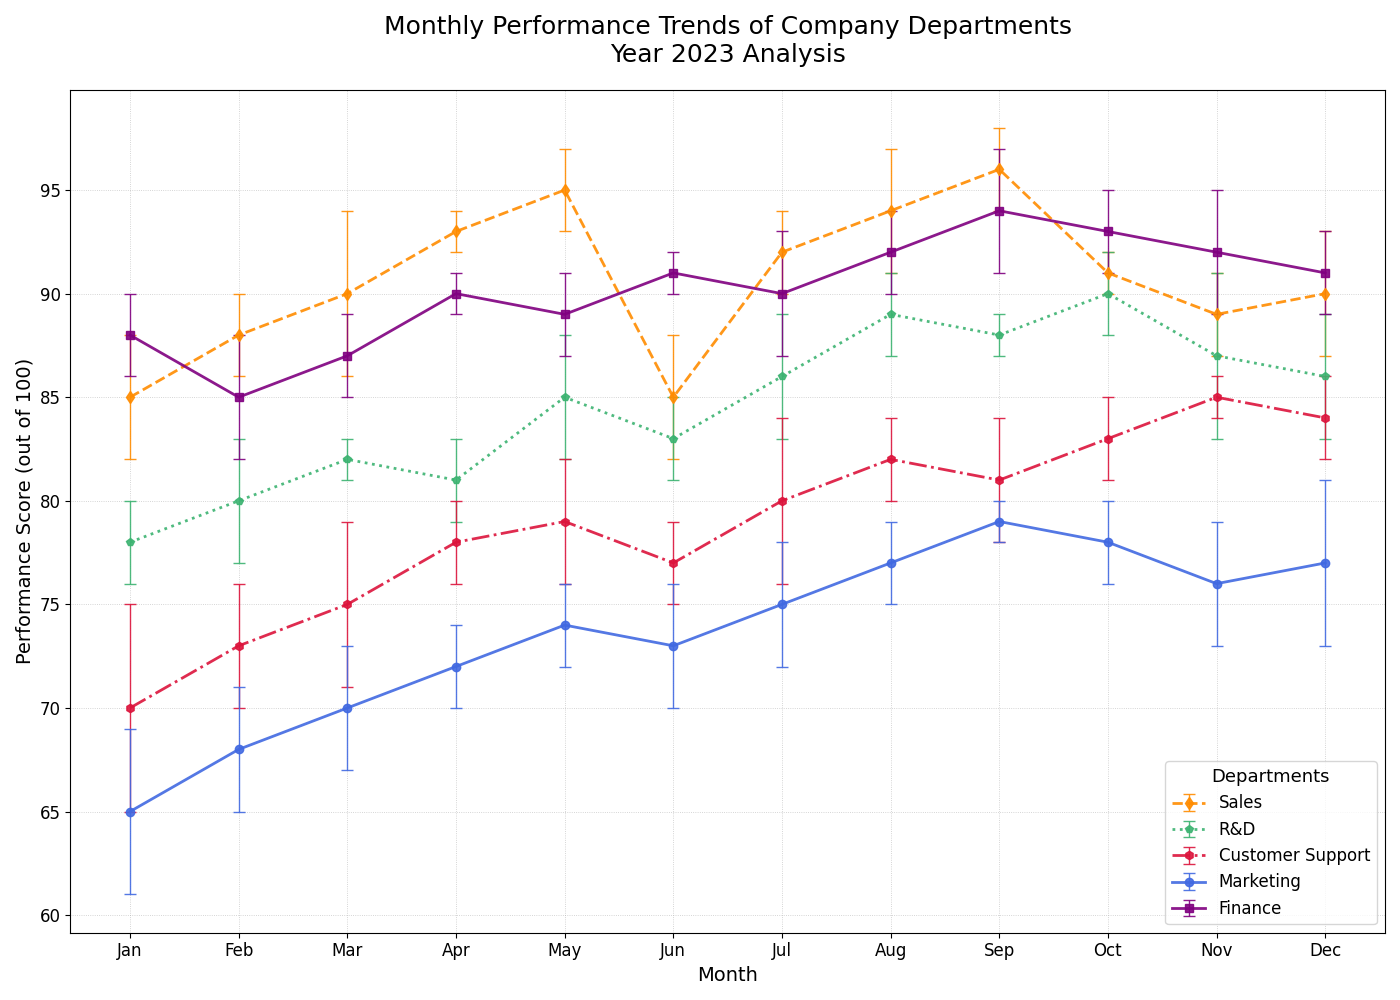

Recreate this plot in Python.
import matplotlib.pyplot as plt
import numpy as np

months = np.array(['Jan', 'Feb', 'Mar', 'Apr', 'May', 'Jun', 
                   'Jul', 'Aug', 'Sep', 'Oct', 'Nov', 'Dec'])
sales_performance = np.array([85, 88, 90, 93, 95, 85, 92, 94, 96, 91, 89, 90])
rnd_performance = np.array([78, 80, 82, 81, 85, 83, 86, 89, 88, 90, 87, 86])
cust_support_performance = np.array([70, 73, 75, 78, 79, 77, 80, 82, 81, 83, 85, 84])
marketing_performance = np.array([65, 68, 70, 72, 74, 73, 75, 77, 79, 78, 76, 77])
finance_performance = np.array([88, 85, 87, 90, 89, 91, 90, 92, 94, 93, 92, 91])

sales_error = np.array([3, 2, 4, 1, 2, 3, 2, 3, 2, 1, 2, 3])
rnd_error = np.array([2, 3, 1, 2, 3, 2, 3, 2, 1, 2, 4, 3])
cust_support_error = np.array([5, 3, 4, 2, 3, 2, 4, 2, 3, 2, 1, 2])
marketing_error = np.array([4, 3, 3, 2, 2, 3, 3, 2, 1, 2, 3, 4])
finance_error = np.array([2, 3, 2, 1, 2, 1, 3, 2, 3, 2, 3, 2])

plt.figure(figsize=(14, 10))

plt.errorbar(months, sales_performance, yerr=sales_error, fmt='--d', label='Sales',
             color='darkorange', linestyle='--', linewidth=2, capsize=4, elinewidth=1.0, alpha=0.9)
plt.errorbar(months, rnd_performance, yerr=rnd_error, fmt=':p', label='R&D',
             color='mediumseagreen', linestyle=':', linewidth=2, capsize=4, elinewidth=1.0, alpha=0.9)
plt.errorbar(months, cust_support_performance, yerr=cust_support_error, fmt='-.h', label='Customer Support',
             color='crimson', linestyle='-.', linewidth=2, capsize=4, elinewidth=1.0, alpha=0.9)
plt.errorbar(months, marketing_performance, yerr=marketing_error, fmt='-o', label='Marketing',
             color='royalblue', linestyle='-', linewidth=2, capsize=4, elinewidth=1.0, alpha=0.9)
plt.errorbar(months, finance_performance, yerr=finance_error, fmt='-s', label='Finance',
             color='purple', linestyle='-', linewidth=2, capsize=4, elinewidth=1.0, alpha=0.9)

plt.title("Monthly Performance Trends of Company Departments\nYear 2023 Analysis", fontsize=18, pad=20)
plt.xlabel("Month", fontsize=14)
plt.ylabel("Performance Score (out of 100)", fontsize=14)
plt.legend(loc='lower right', title='Departments', fontsize=12, title_fontsize='13')
plt.grid(True, linestyle=':', linewidth=0.6, alpha=0.7)
plt.xticks(fontsize=12)
plt.yticks(fontsize=12)
plt.tight_layout()
plt.show()
